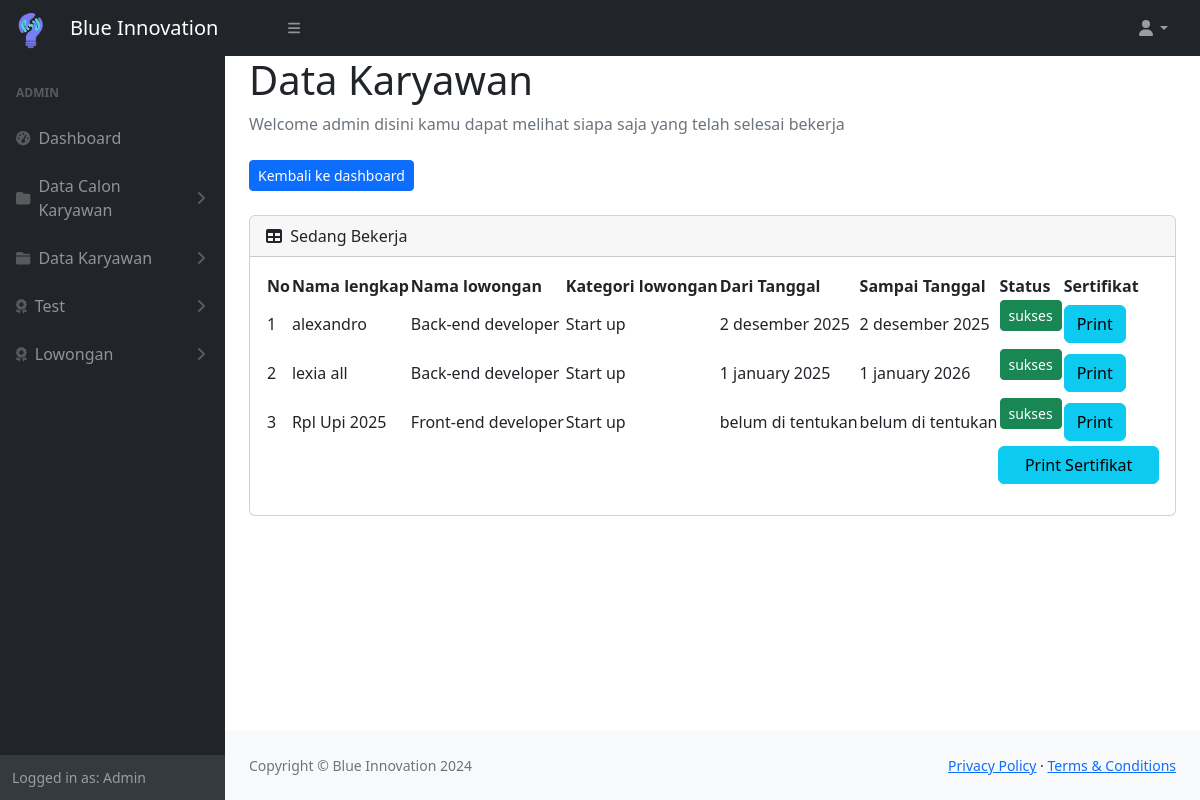
The app's page /admin/dashboardAdmin/finish.php (signed in) with its own data.
### tables this page shows
CREATE TABLE `pengajuan` (
  `id_pengajuan` int(11) NOT NULL,
  `id_lowongan` int(11) NOT NULL,
  `id_user` int(11) NOT NULL
);

CREATE TABLE `user` (
  `id_user` int(11) NOT NULL,
  `nama` varchar(50) NOT NULL,
  `password` varchar(50) NOT NULL,
  `nama_lengkap` varchar(150) NOT NULL,
  `level` enum('Admin','Member') NOT NULL,
  `status_role` varchar(50) NOT NULL,
  `domisili` varchar(100) NOT NULL DEFAULT '',
  `usia` char(3) NOT NULL DEFAULT '',
  `negara` varchar(100) NOT NULL DEFAULT '',
  `kontak` varchar(50) NOT NULL DEFAULT '',
  `email` varchar(100) NOT NULL DEFAULT '',
  `tanggal_wawancara` varchar(100) NOT NULL DEFAULT 'Belum Ditentukan',
  `link_wawancara` varchar(100) NOT NULL DEFAULT 'Belum Ditentukan',
  `dari_tanggal` varchar(40) NOT NULL,
  `sampai_tanggal` varchar(40) NOT NULL,
  `link` varchar(100) NOT NULL
);

CREATE TABLE `lowongan` (
  `id_lowongan` int(11) NOT NULL,
  `nama_lowongan` varchar(50) NOT NULL,
  `kategori_lowongan` varchar(50) NOT NULL,
  `waktu_lowongan` varchar(50) NOT NULL,
  `alamat` varchar(150) NOT NULL,
  `quota` int(11) NOT NULL,
  `deskripsi` varchar(150) NOT NULL,
  `img` varchar(400) NOT NULL,
  `gaji` varchar(100) NOT NULL
);

### admin/dashboardAdmin/finish.php (the view, shortened to what this page needs)
<!DOCTYPE html>
<html lang="en">
    <head>
        <link href="https://cdn.jsdelivr.net/npm/simple-datatables@7.1.2/dist/style.min.css" rel="stylesheet" />
        <link href="css/styleDashboard.css" rel="stylesheet" />
    </head>
    <body class="sb-nav-fixed">
        <?php include "headerAdmin.php"; ?>
            <div id="layoutSidenav_content">
                <main>
                    <div class="container-fluid px-4">
                        <h1>Data Karyawan</h1>
                        <ol class="breadcrumb mb-4">
                            <li class="breadcrumb-item active">Welcome <?php echo ($_SESSION ['admin']); ?> disini kamu dapat melihat siapa saja yang telah selesai bekerja</li>
                        </ol>
                        <div style="display: flex; justify-content: space-between; align-items: center;">
							<a class="btn btn-primary btn-sm" href="dashboard.php">Kembali ke dashboard</a>
						</div>
                        <br>
                        <div class="card mb-4" >
                            <div class="card-header">
                                <i class="fas fa-table me-1"></i>
                                Sedang Bekerja
                            </div>
                                <div class="card-body" >
                                <table id="datatablesSimple">
                                <thead>
                                    <tr>
                                    <th scope="col">No</th>
                                    <th scope="col">Nama lengkap</th>
                                    <th scope="col">Nama lowongan</th>
                                    <th scope="col">Kategori lowongan</th>
                                    <th scope="col">Dari Tanggal</th>
                                    <th scope="col">Sampai Tanggal</th>
                                    <th scope="col">Status</th>
                                    <th scope="col">Sertifikat</th>
                                    </tr>
                                </thead>
                                <tbody>
                                    <?php
                                    $query = $conn->query("SELECT * FROM pengajuan a, lowongan b, user c
                                                           WHERE a.id_lowongan=b.id_lowongan
                                                           AND a.id_user=c.id_user
                                                           AND status_role='sukses' ");
                                    $no = 1;
                                    while($data= $query->fetch_array()){
                                        ?>
                                        <tr>
                                            <td><?php echo $no++ ?></td>
                                            <td><?php echo $data['nama_lengkap']; ?></td>
                                            <td><?php echo $data['nama_lowongan']; ?></td>
                                            <td><?php echo $data['kategori_lowongan']; ?></td>
                                            <td><?php echo $data['dari_tanggal']; ?></td>
                                            <td><?php echo $data['sampai_tanggal']; ?></td>
                                            <td><p class="btn btn-success btn-sm"><?php echo $data['status_role']; ?></p></td>
                                            <td><a href="mpdf/sertifikat.php?id=<?php echo $data['id_user']; ?>" target="_blank" class="btn btn-info btn-custom">Print</a></td>
                                        </tr>
                                        <?php } ?>
                                </tbody>
                                </table>
                                <a href="mpdf/print.php " class="btn btn-info" target="blank" style="float: right; margin: 0 0 15px 0; width: 18%;">Print Sertifikat</a>
                            </div>
                        </div>
                    </div>
                </main>
                <?php include "footerAdmin.php" ?>
            </div>
    </body>
</html>

### admin/dashboardAdmin/headerAdmin.php (shortened to what this page needs)
<!DOCTYPE html>
<html lang="en">
    <head>
        <link href="https://cdn.jsdelivr.net/npm/simple-datatables@7.1.2/dist/style.min.css" rel="stylesheet" />
        <link href="css/styleDashboard.css" rel="stylesheet" />
    </head>
    <body class="sb-nav-fixed">
        <nav class="sb-topnav navbar navbar-expand navbar-dark bg-dark">\
            <img class="logo" src="assets/img/logo.png" alt="logo">
            <a class="navbar-brand ps-3" href="dashboard.php">Blue Innovation</a>
            <button class="btn btn-link btn-sm order-1 order-lg-0 me-4 me-lg-0" id="sidebarToggle" href="#!"><i class="fa-solid fa-bars"></i></i></button>
            <ul class="navbar-nav ms-auto ms-md-0 me-3 me-lg-4">
                <li class="nav-item dropdown">
                    <a class="nav-link dropdown-toggle" id="navbarDropdown" href="#" role="button" data-bs-toggle="dropdown" aria-expanded="false"><i class="fas fa-user fa-fw"></i></a>
                </li>
            </ul>
        </nav>
        <div id="layoutSidenav">
            <div id="layoutSidenav_nav">
                <nav class="sb-sidenav accordion sb-sidenav-dark" id="sidenavAccordion">
                    <div class="sb-sidenav-menu">
                        <div class="nav">
                            <div class="sb-sidenav-menu-heading"><?php echo ($_SESSION ['admin']); ?></div>
                            <a class="nav-link" href="dashboard.php">
                                <div class="sb-nav-link-icon"><i class="fa-solid fa-gauge-high"></i></div>
                                Dashboard
                            </a>
                            <a class="nav-link collapsed" href="#" data-bs-toggle="collapse" data-bs-target="#collapseCalon" aria-expanded="false" aria-controls="collapseCalon">
                                <div class="sb-nav-link-icon"><i class="fa-solid fa-folder"></i></div>
                                Data Calon Karyawan
                                <div class="sb-sidenav-collapse-arrow"><i class="fas fa-angle-down"></i></div>
                            </a>
                            <a class="nav-link collapsed" href="#" data-bs-toggle="collapse" data-bs-target="#collapsePages" aria-expanded="false" aria-controls="collapsePages">
                                <div class="sb-nav-link-icon"><i class="fa-solid fa-folder-closed"></i></div>
                                Data Karyawan
                                <div class="sb-sidenav-collapse-arrow"><i class="fas fa-angle-down"></i></div>
                            </a>
                            <a class="nav-link collapsed" href="#" data-bs-toggle="collapse" data-bs-target="#collapseTest" aria-expanded="false" aria-controls="collapseTest">
                                <div class="sb-nav-link-icon"><i class="fa-solid fa-award"></i></div>
                                Test
                                <div class="sb-sidenav-collapse-arrow"><i class="fas fa-angle-down"></i></div>
                                </a>
                            <a class="nav-link collapsed" href="#" data-bs-toggle="collapse" data-bs-target="#collapseTest" aria-expanded="false" aria-controls="collapseTest">
                                <div class="sb-nav-link-icon"><i class="fa-solid fa-award"></i></div>
                                Lowongan
                                <div class="sb-sidenav-collapse-arrow"><i class="fas fa-angle-down"></i></div>
                                </a>
                        </div>
                    </div>
                    <div class="sb-sidenav-footer">
                        <div class="small">Logged in as: <?php echo ($_SESSION ['level']); ?></div>
                    </div>
                </nav>
            </div>
    </body>
</html>

### admin/dashboardAdmin/footerAdmin.php
<!DOCTYPE html>
<html lang="en">
    <footer class="py-4 bg-light mt-auto">
        <div class="container-fluid px-4">
            <div class="d-flex align-items-center justify-content-between small">
                <div class="text-muted">Copyright &copy; Blue Innovation 2024</div>
                <div>
                    <a href="#">Privacy Policy</a>
                    &middot;
                    <a href="#">Terms &amp; Conditions</a>
                </div>
            </div>
        </div>
    </footer>
</html>

### admin/dashboardAdmin/finish.php (style rules this page uses)
td p { width: 100%; }

### records on screen
pengajuan: id_user.nama_lengkap "alexandro", id_lowongan.nama_lowongan "Back-end developer", id_lowongan.kategori_lowongan "Start up", id_user.dari_tanggal "2 desember 2025", id_user.sampai_tanggal "2 desember 2025", id_user.status_role "sukses"
pengajuan: id_user.nama_lengkap "lexia all", id_lowongan.nama_lowongan "Back-end developer", id_lowongan.kategori_lowongan "Start up", id_user.dari_tanggal "1 january 2025", id_user.sampai_tanggal "1 january 2026", id_user.status_role "sukses"
pengajuan: id_user.nama_lengkap "Rpl Upi 2025", id_lowongan.nama_lowongan "Front-end developer", id_lowongan.kategori_lowongan "Start up", id_user.dari_tanggal "belum di tentukan", id_user.sampai_tanggal "belum di tentukan", id_user.status_role "sukses"

### other values on screen
$_SESSION ['admin'] "ADMIN"
$_SESSION ['level'] "Admin"
$_SESSION ['admin'] "admin"
